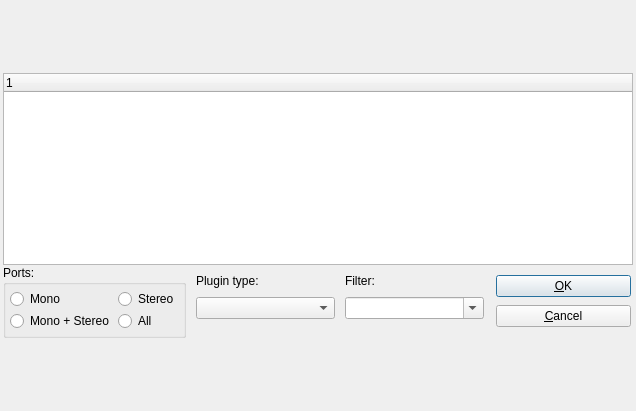
<?xml version="1.0" encoding="UTF-8"?>
<ui version="4.0">
 <class>PluginDialogBase</class>
 <widget class="QDialog" name="PluginDialogBase">
  <property name="geometry">
   <rect>
    <x>0</x>
    <y>0</y>
    <width>636</width>
    <height>411</height>
   </rect>
  </property>
  <property name="windowTitle">
   <string>Dialog</string>
  </property>
  <layout class="QGridLayout" name="gridLayout_2">
   <property name="leftMargin">
    <number>3</number>
   </property>
   <property name="topMargin">
    <number>3</number>
   </property>
   <property name="rightMargin">
    <number>3</number>
   </property>
   <property name="bottomMargin">
    <number>3</number>
   </property>
   <property name="spacing">
    <number>3</number>
   </property>
   <item row="0" column="0">
    <layout class="QGridLayout" name="gridLayout">
     <property name="horizontalSpacing">
      <number>10</number>
     </property>
     <property name="verticalSpacing">
      <number>0</number>
     </property>
     <item row="0" column="0" colspan="4">
      <widget class="QTabBar" name="tabBar" native="true"/>
     </item>
     <item row="1" column="0" colspan="4">
      <widget class="QTreeWidget" name="pList">
       <property name="sizePolicy">
        <sizepolicy hsizetype="Expanding" vsizetype="Maximum">
         <horstretch>0</horstretch>
         <verstretch>0</verstretch>
        </sizepolicy>
       </property>
       <column>
        <property name="text">
         <string notr="true">1</string>
        </property>
       </column>
      </widget>
     </item>
     <item row="2" column="0">
      <widget class="QGroupBox" name="pluginfilterGroup">
       <property name="maximumSize">
        <size>
         <width>16777215</width>
         <height>100</height>
        </size>
       </property>
       <property name="title">
        <string>Ports:</string>
       </property>
       <layout class="QVBoxLayout" name="verticalLayout_4">
        <property name="spacing">
         <number>0</number>
        </property>
        <property name="leftMargin">
         <number>2</number>
        </property>
        <property name="topMargin">
         <number>2</number>
        </property>
        <property name="rightMargin">
         <number>2</number>
        </property>
        <property name="bottomMargin">
         <number>2</number>
        </property>
        <item>
         <layout class="QHBoxLayout" name="horizontalLayout_3">
          <property name="spacing">
           <number>0</number>
          </property>
          <item>
           <layout class="QVBoxLayout" name="verticalLayout_3">
            <property name="spacing">
             <number>2</number>
            </property>
            <property name="leftMargin">
             <number>2</number>
            </property>
            <property name="topMargin">
             <number>2</number>
            </property>
            <property name="rightMargin">
             <number>2</number>
            </property>
            <property name="bottomMargin">
             <number>2</number>
            </property>
            <item>
             <widget class="QRadioButton" name="onlyM">
              <property name="text">
               <string>Mono</string>
              </property>
              <attribute name="buttonGroup">
               <string notr="true">portFilterGroup</string>
              </attribute>
             </widget>
            </item>
            <item>
             <widget class="QRadioButton" name="onlySM">
              <property name="text">
               <string>Mono + Stereo</string>
              </property>
              <attribute name="buttonGroup">
               <string notr="true">portFilterGroup</string>
              </attribute>
             </widget>
            </item>
           </layout>
          </item>
          <item>
           <layout class="QVBoxLayout" name="verticalLayout">
            <property name="spacing">
             <number>2</number>
            </property>
            <property name="leftMargin">
             <number>2</number>
            </property>
            <property name="topMargin">
             <number>2</number>
            </property>
            <property name="rightMargin">
             <number>2</number>
            </property>
            <property name="bottomMargin">
             <number>2</number>
            </property>
            <item>
             <widget class="QRadioButton" name="onlyS">
              <property name="text">
               <string>Stereo</string>
              </property>
              <attribute name="buttonGroup">
               <string notr="true">portFilterGroup</string>
              </attribute>
             </widget>
            </item>
            <item>
             <widget class="QRadioButton" name="allPlug">
              <property name="text">
               <string>All</string>
              </property>
              <attribute name="buttonGroup">
               <string notr="true">portFilterGroup</string>
              </attribute>
             </widget>
            </item>
           </layout>
          </item>
         </layout>
        </item>
       </layout>
      </widget>
     </item>
     <item row="2" column="1">
      <layout class="QVBoxLayout" name="verticalLayout_2">
       <item>
        <widget class="QLabel" name="label_2">
         <property name="maximumSize">
          <size>
           <width>16777215</width>
           <height>14</height>
          </size>
         </property>
         <property name="text">
          <string>Plugin type:</string>
         </property>
        </widget>
       </item>
       <item>
        <widget class="QComboBox" name="pluginType"/>
       </item>
       <item>
        <spacer name="verticalSpacer">
         <property name="orientation">
          <enum>Qt::Vertical</enum>
         </property>
         <property name="sizeType">
          <enum>QSizePolicy::Minimum</enum>
         </property>
         <property name="sizeHint" stdset="0">
          <size>
           <width>20</width>
           <height>10</height>
          </size>
         </property>
        </spacer>
       </item>
      </layout>
     </item>
     <item row="2" column="2">
      <layout class="QVBoxLayout" name="verticalLayout_6">
       <item>
        <widget class="QLabel" name="label">
         <property name="maximumSize">
          <size>
           <width>16777215</width>
           <height>14</height>
          </size>
         </property>
         <property name="text">
          <string>Filter:</string>
         </property>
        </widget>
       </item>
       <item>
        <widget class="QComboBox" name="sortBox">
         <property name="enabled">
          <bool>true</bool>
         </property>
         <property name="editable">
          <bool>true</bool>
         </property>
        </widget>
       </item>
       <item>
        <spacer name="verticalSpacer_2">
         <property name="orientation">
          <enum>Qt::Vertical</enum>
         </property>
         <property name="sizeType">
          <enum>QSizePolicy::Minimum</enum>
         </property>
         <property name="sizeHint" stdset="0">
          <size>
           <width>20</width>
           <height>10</height>
          </size>
         </property>
        </spacer>
       </item>
      </layout>
     </item>
     <item row="2" column="3">
      <layout class="QVBoxLayout" name="verticalLayout_5">
       <property name="leftMargin">
        <number>2</number>
       </property>
       <property name="topMargin">
        <number>2</number>
       </property>
       <property name="rightMargin">
        <number>2</number>
       </property>
       <property name="bottomMargin">
        <number>2</number>
       </property>
       <item>
        <widget class="QPushButton" name="okB">
         <property name="text">
          <string>&amp;OK</string>
         </property>
        </widget>
       </item>
       <item>
        <widget class="QPushButton" name="cancelB">
         <property name="text">
          <string>&amp;Cancel</string>
         </property>
        </widget>
       </item>
      </layout>
     </item>
    </layout>
   </item>
  </layout>
 </widget>
 <customwidgets>
  <customwidget>
   <class>QTabBar</class>
   <extends>QWidget</extends>
   <header location="global">qtabbar.h</header>
   <container>1</container>
  </customwidget>
 </customwidgets>
 <resources/>
 <connections/>
 <buttongroups>
  <buttongroup name="portFilterGroup"/>
 </buttongroups>
</ui>
